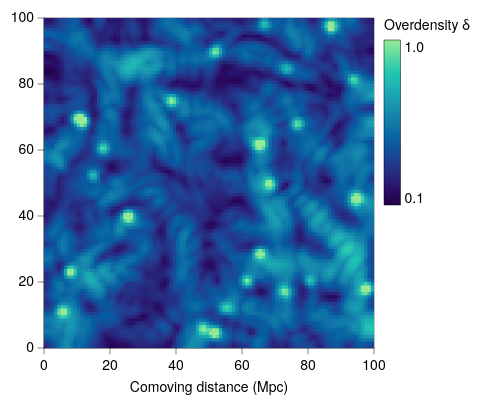

Vega-Lite specification for this chart:
### Vega-Lite specification from a JSON file in a GitHub repository (floating-point values rounded to 4 significant figures; data arrays with more than 128 entries replaced by an {"elided": "..."} marker saying what was removed)
{"background": null, "config": {"arc": {"fill": "#DBDBDB", "fillOpacity": 1.0, "innerRadius": 41.25, "padAngle": 0.03, "stroke": "black", "strokeOpacity": 1, "strokeWidth": 0.25}, "area": {"fill": "#DBDBDB", "fillOpacity": 1.0, "stroke": "black", "strokeOpacity": 1, "strokeWidth": 0.25}, "axis": {"domain": true, "domainCap": "round", "domainColor": "black", "domainWidth": 0.25, "grid": false, "gridCap": "round", "gridColor": "#F1F1F1", "gridDash": [0, 0], "gridOpacity": 1.0, "gridWidth": 0.25, "labelColor": "black", "labelFont": "Helvetica Neue", "labelFontSize": 7, "labelFontStyle": "normal", "labelFontWeight": 400, "offset": 0, "ticks": true, "tickCap": "round", "tickColor": "black", "tickRound": false, "tickSize": 3, "tickWidth": 0.25, "titleColor": "black", "titleFont": "Helvetica Neue", "titleFontSize": 7, "titleFontStyle": "normal", "titleFontWeight": 400}, "axisX": {"domain": true, "labelAlign": "center", "labelAngle": 0, "labels": true, "ticks": true, "translate": 0}, "axisY": {"domain": true, "labelAlign": "right", "labelAngle": 0, "labels": true, "ticks": true, "translate": 0}, "axisRight": {"domain": true, "labelAlign": "left", "labelAngle": 0, "labels": true, "ticks": true, "translate": 0}, "axisTop": {"domain": true, "labelAlign": "center", "labelAngle": 0, "labels": true, "ticks": true, "translate": 0}, "axisBand": {"tickOffset": 0}, "bar": {"fill": "#DBDBDB", "fillOpacity": 1.0, "stroke": "black", "strokeOpacity": 1, "strokeWidth": 0.25}, "boxplot": {"size": 14.85, "ticks": {"cornerRadius": 0.25, "fill": "black", "opacity": 1, "size": 7.425, "thickness": 0.25}, "box": {"fillOpacity": 1.0, "stroke": "black", "strokeOpacity": 1, "strokeWidth": 0.25}, "median": {"cornerRadius": 0, "fill": "black", "fillOpacity": 1.0, "opacity": 1, "size": 14.85, "thickness": 0.25}, "rule": {"fill": "black", "fillOpacity": 1.0, "size": 16.5, "stroke": "black", "strokeDash": [0, 0], "strokeOpacity": 1, "strokeWidth": 0.25}, "outliers": {"color": "black", "fill": "black", "fillOpacity": 1.0, "size": 0, "stroke": "black", "strokeOpacity": 1, "strokeWidth": 0.25}}, "circle": {"fill": "black", "fillOpacity": 1.0, "size": 0.825, "stroke": null, "strokeOpacity": 1, "strokeWidth": 0.25}, "errorband": {"band": {"fillOpacity": 0.6, "stroke": null, "strokeWidth": 0.25, "strokeOpacity": 1}, "borders": {"opacity": 0, "strokeOpacity": 0.25, "strokeWidth": 1}}, "errorbar": {"opacity": 1, "rule": {"strokeDash": [0, 0], "strokeWidth": 0.25}, "ticks": {"color": "black", "cornerRadius": 0.125, "opacity": 1, "size": 9.9, "thickness": 0.25}, "thickness": 0.25}, "font": "Helvetica Neue", "geoshape": {"fill": "#DBDBDB", "fillOpacity": 1.0, "stroke": "black", "strokeOpacity": 1, "strokeWidth": 0.25}, "header": {"labelColor": "black", "labelFont": "Helvetica Neue", "labelFontSize": 7, "labelFontStyle": "normal", "labelFontWeight": 400, "titleColor": "black", "titleFont": "Helvetica Neue", "titleFontSize": 7, "titleFontStyle": "normal", "titleFontWeight": 400, "titlePadding": 0}, "legend": {"disable": false, "offset": 4.5, "titlePadding": 4, "labelOffset": 2, "gradientLabelOffset": 2, "gradientLength": 82.5, "gradientThickness": 8.25, "gradientOpacity": 1.0, "gradientStrokeColor": "black", "gradientStrokeWidth": 0.25, "labelColor": "black", "labelFont": "Helvetica Neue", "labelFontSize": 7, "labelFontStyle": "normal", "labelFontWeight": 400, "strokeColor": "black", "strokeWidth": 0, "symbolSize": 42, "symbolStrokeColor": "black", "symbolStrokeWidth": 0.25, "titleColor": "black", "titleFont": "Helvetica Neue", "titleFontSize": 7, "titleFontStyle": "normal", "titleFontWeight": 400}, "line": {"color": "black", "stroke": "black", "strokeCap": "round", "strokeDash": [0, 0], "strokeOpacity": 1, "strokeWidth": 0.375}, "point": {"filled": true, "fill": "#DBDBDB", "fillOpacity": 1.0, "size": 8.25, "stroke": "black", "strokeOpacity": 1, "strokeWidth": 0.25}, "range": {"category": ["#C6D9F1", "#F1C9CB", "#FEF0B9", "#CEE37A", "#7AA8E0", "#E589A3", "#FDDD5D", "#68B961", "#4177B1", "#C35082", "#E5C227", "#438156"], "diverging": {"scheme": ["#C35082", "#CE6D94", "#D989A7", "#E2A4BA", "#EABFCE", "#F1DBE2", "#F6F6F6", "#D7E0EB", "#B9CBE0", "#9BB6D5", "#7DA1C9", "#5F8CBD", "#4177B1"]}, "heatmap": {"scheme": ["#230347", "#290D67", "#28287D", "#204092", "#0C58A0", "#126FA5", "#1886AC", "#1D9DB1", "#22B4B4", "#27CAAE", "#5FDBA1", "#98E993"]}, "ordinal": {"scheme": ["#F1F1F1", "#DBDBDB", "#C6C6C6", "#B2B2B2", "#9D9D9D", "#898989", "#767676", "#636363", "#515151", "#404040", "#2F2F2F", "#1F1F1F"]}, "ramp": {"scheme": ["#32022B", "#43044D", "#4C196E", "#4D338C", "#484DA6", "#3A68BB", "#1D83CA", "#1D9CCB", "#23B5C9", "#28CDC5", "#4DE0B4", "#91EE9F"]}}, "rule": {"color": "black", "stroke": "black", "strokeCap": "round", "strokeDash": [2, 2], "strokeOpacity": 1, "strokeWidth": 0.25}, "scale": {"bandPaddingInner": 0.1, "bandPaddingOuter": 0.1, "round": false}, "rect": {"fill": "#DBDBDB", "fillOpacity": 1.0, "stroke": "black", "strokeOpacity": 1, "strokeWidth": 0.25}, "square": {"fill": "#DBDBDB", "fillOpacity": 1.0, "size": 16.5, "stroke": "black", "strokeOpacity": 1, "strokeWidth": 0.25}, "text": {"color": "black", "font": "Helvetica Neue", "fontSize": 7, "fontStyle": "normal", "fontWeight": 400}, "tick": {"color": "black", "cornerRadius": 0.125, "opacity": 1.0, "size": 14.85, "thickness": 0.25}, "title": {"anchor": "middle", "frame": "group", "color": "black", "font": "Helvetica Neue", "fontSize": 7, "fontStyle": "normal", "fontWeight": 400, "subtitleColor": "black", "subtitleFont": "Helvetica Neue", "subtitleFontSize": "Helvetica Neue", "subtitleFontStyle": "normal", "subtitleFontWeight": 400}, "trail": {"color": "black", "opacity": 1, "size": 0.375}, "view": {"continuousWidth": 165, "continuousHeight": 165, "discreteWidth": 165, "discreteHeight": 165, "fill": null, "stroke": "black", "strokeWidth": 0.25}}, "data": {"name": "data-4b5ccc71a6e158b2ae93a916202ffd7d"}, "mark": {"type": "rect", "clip": true, "stroke": null}, "encoding": {"color": {"field": "delta", "title": "Overdensity δ", "type": "quantitative"}, "x": {"field": "x0", "scale": {"domain": [0, 100], "nice": false}, "title": "Comoving distance (Mpc)", "type": "quantitative"}, "x2": {"field": "x1"}, "y": {"field": "y0", "scale": {"domain": [0, 100], "nice": false}, "title": null, "type": "quantitative"}, "y2": {"field": "y1"}}, "$schema": "https://vega.github.io/schema/vega-lite/v6.4.1.json", "datasets": {"data-4b5ccc71a6e158b2ae93a916202ffd7d": {"elided": "10000 records"}}}
